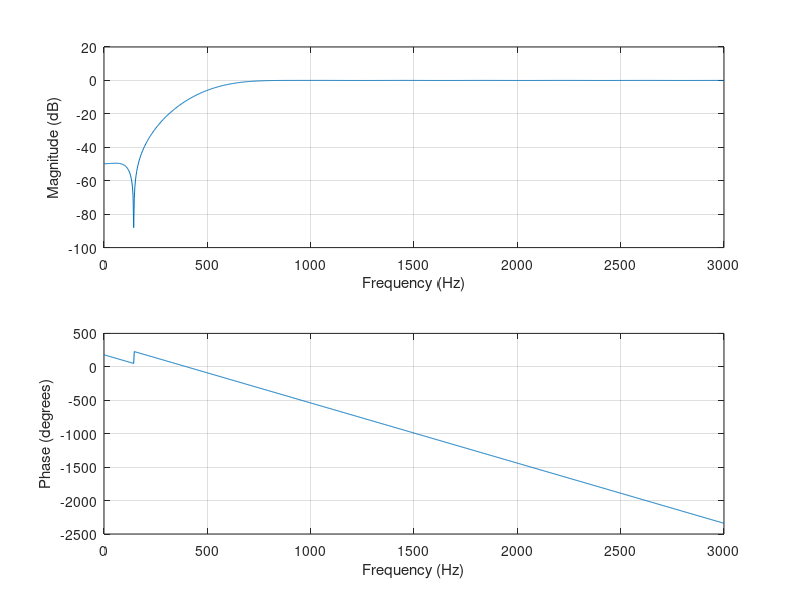

Source code (MATLAB):
clc;
clear all;
close all;

N=30;
fs=6000;
fc=500;

wc=fc/(fs/2);

h=fir1(N,wc,'high',hamming(N+1));
freqz(h,1,1024,fs)
 